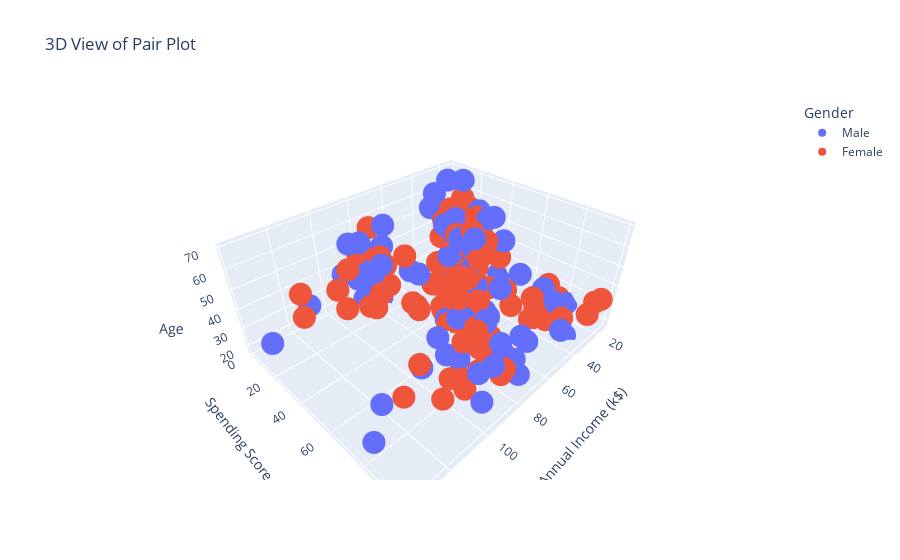

Notebook code for this chart:
### Code cell
figure = plx.scatter_3d(mall_df,x='Annual Income (k$)',y='Spending Score (1-100)',z='Age',color='Gender',title='3D View of Pair Plot') 
figure.show()

### Figure 1 — Plotly figure (JSON) as saved in the notebook; plotly's stock layout.template omitted (floating-point values rounded to 4 significant figures)
{"data": [{"hovertemplate": "Gender=Male<br>Annual Income (k$)=%{x}<br>Spending Score (1-100)=%{y}<br>Age=%{z}<extra></extra>", "legendgroup": "Male", "marker": {"color": "#636efa", "symbol": "circle"}, "mode": "markers", "name": "Male", "scene": "scene", "showlegend": true, "type": "scatter3d", "x": [15, 15, 19, 19, 20, 20, 21, 23, 24, 24, 25, 28, 28, 30, 33, 33, 38, 39, 42, 43, 43, 44, 46, 46, 46, 48, 48, 48, 49, 54, 54, 54, 54, 54, 54, 54, 59, 60, 60, 61, 61, 62, 62, 62, 63, 63, 63, 63, 64, 67, 69, 71, 71, 71, 71, 71, 71, 73, 73, 74, 75, 77, 77, 77, 78, 78, 78, 78, 78, 81, 85, 86, 87, 87, 87, 87, 87, 88, 88, 93, 93, 98, 99, 101, 113, 126, 137, 137], "y": [39, 81, 3, 14, 13, 79, 66, 29, 35, 73, 73, 82, 61, 4, 4, 92, 92, 36, 60, 60, 41, 46, 46, 56, 55, 51, 59, 59, 55, 47, 54, 48, 51, 55, 41, 46, 41, 49, 52, 42, 49, 59, 55, 56, 46, 43, 48, 52, 46, 56, 91, 35, 95, 11, 75, 9, 75, 5, 73, 10, 93, 12, 97, 36, 90, 17, 88, 1, 1, 5, 26, 20, 63, 13, 75, 10, 92, 15, 69, 14, 90, 15, 97, 68, 8, 74, 18, 83], "z": [19, 21, 64, 67, 37, 22, 20, 52, 35, 25, 31, 29, 35, 60, 53, 18, 24, 48, 33, 59, 47, 69, 53, 70, 19, 63, 18, 19, 70, 59, 26, 40, 57, 38, 67, 48, 18, 48, 24, 48, 20, 67, 26, 49, 54, 68, 66, 65, 19, 27, 39, 43, 40, 59, 38, 47, 39, 20, 32, 19, 32, 25, 28, 48, 34, 43, 39, 37, 34, 19, 50, 42, 32, 40, 28, 36, 36, 58, 27, 59, 35, 46, 30, 28, 33, 32, 32, 30]}, {"hovertemplate": "Gender=Female<br>Annual Income (k$)=%{x}<br>Spending Score (1-100)=%{y}<br>Age=%{z}<extra></extra>", "legendgroup": "Female", "marker": {"color": "#EF553B", "symbol": "circle"}, "mode": "markers", "name": "Female", "scene": "scene", "showlegend": true, "type": "scatter3d", "x": [16, 16, 17, 17, 18, 18, 19, 19, 20, 20, 21, 23, 25, 28, 28, 29, 29, 30, 33, 33, 34, 34, 37, 37, 38, 39, 39, 39, 40, 40, 40, 40, 42, 43, 43, 44, 46, 47, 47, 48, 48, 48, 49, 50, 50, 54, 54, 54, 54, 54, 57, 57, 58, 58, 59, 60, 60, 60, 60, 62, 62, 62, 63, 63, 64, 65, 65, 65, 65, 67, 67, 67, 69, 70, 70, 72, 72, 73, 73, 74, 75, 76, 76, 77, 78, 78, 78, 78, 78, 78, 78, 79, 79, 81, 85, 86, 87, 88, 88, 97, 97, 98, 99, 101, 103, 103, 103, 103, 113, 120, 120, 126], "y": [6, 77, 40, 76, 6, 94, 72, 99, 15, 77, 35, 98, 5, 14, 32, 31, 87, 73, 14, 81, 17, 73, 26, 75, 35, 61, 28, 65, 55, 47, 42, 42, 52, 54, 45, 50, 51, 52, 59, 50, 48, 47, 42, 49, 56, 53, 52, 42, 44, 57, 58, 55, 60, 46, 55, 40, 42, 47, 50, 41, 48, 42, 50, 54, 42, 48, 50, 43, 59, 43, 57, 40, 58, 29, 77, 34, 71, 88, 7, 72, 5, 40, 87, 74, 22, 20, 76, 16, 89, 78, 73, 35, 83, 93, 75, 95, 27, 13, 86, 32, 86, 88, 39, 24, 17, 85, 23, 69, 91, 16, 79, 28], "z": [20, 23, 31, 22, 35, 23, 30, 35, 58, 24, 35, 35, 46, 54, 45, 40, 23, 21, 49, 21, 42, 30, 36, 20, 65, 31, 49, 24, 50, 27, 29, 31, 49, 31, 50, 51, 27, 67, 54, 43, 68, 32, 47, 60, 60, 45, 23, 49, 46, 21, 55, 22, 34, 50, 68, 40, 32, 47, 27, 23, 49, 21, 66, 19, 38, 18, 19, 63, 49, 51, 50, 38, 40, 23, 31, 25, 31, 29, 44, 35, 57, 28, 32, 32, 34, 44, 38, 47, 27, 30, 30, 56, 29, 31, 36, 33, 36, 52, 30, 37, 32, 29, 41, 54, 41, 36, 34, 32, 38, 47, 35, 45]}], "layout": {"legend": {"title": {"text": "Gender"}, "tracegroupgap": 0}, "scene": {"domain": {"x": [0, 1], "y": [0, 1]}, "xaxis": {"title": {"text": "Annual Income (k$)"}}, "yaxis": {"title": {"text": "Spending Score (1-100)"}}, "zaxis": {"title": {"text": "Age"}}}, "title": {"text": "3D View of Pair Plot"}}}
